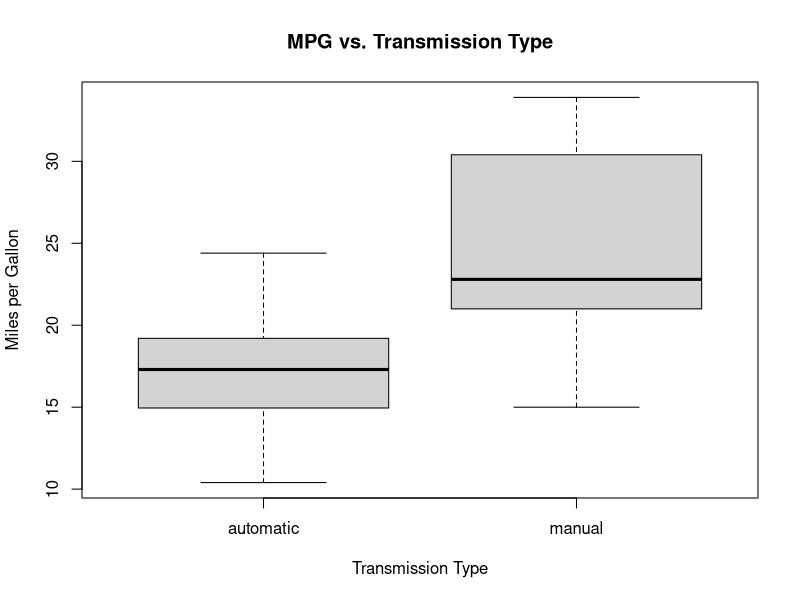
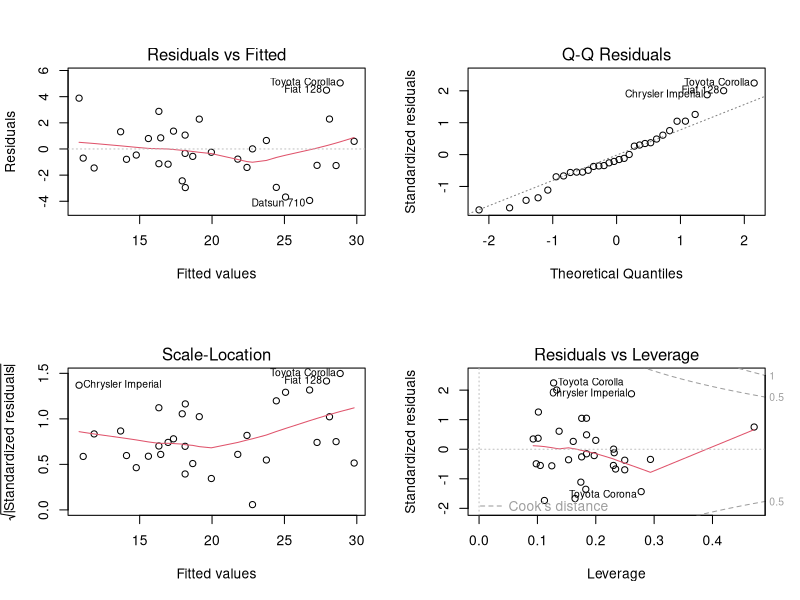

Here is the R script that generated these plots, in order:
## ---- chunk 1
knitr::opts_chunk$set(echo = TRUE)
## ---- chunk 2
library (datasets)
data(mtcars)
dim(mtcars)
str(mtcars)
## ---- chunk 3
mtcars$am <- factor(mtcars$am, labels = c("automatic", "manual"))
## ---- chunk 4
t.test(mpg ~ am, data = mtcars)
## ---- chunk 5
mtcars$cyl <- factor(mtcars$cyl)
mtcars$vs <- factor(mtcars$vs, labels = c("V", "S"))
mtcars$gear <- factor(mtcars$gear)
mtcars$carb <- factor(mtcars$carb)

fullModel <- lm(mpg ~ ., data = mtcars)
summary(fullModel)
## ---- chunk 6
AICModel <- step(fullModel, direction = "both")
summary(AICModel)
anova(AICModel, fullModel)
## ---- chunk 7
  boxplot(mpg ~ am, data = mtcars,
          xlab="Transmission Type", 
          ylab="Miles per Gallon",
          main="MPG vs. Transmission Type")
## ---- chunk 8
summary(fullModel)
summary(AICModel)
anova(AICModel, fullModel)
## ---- chunk 9
par(mfrow = c(2, 2))
plot(AICModel)
